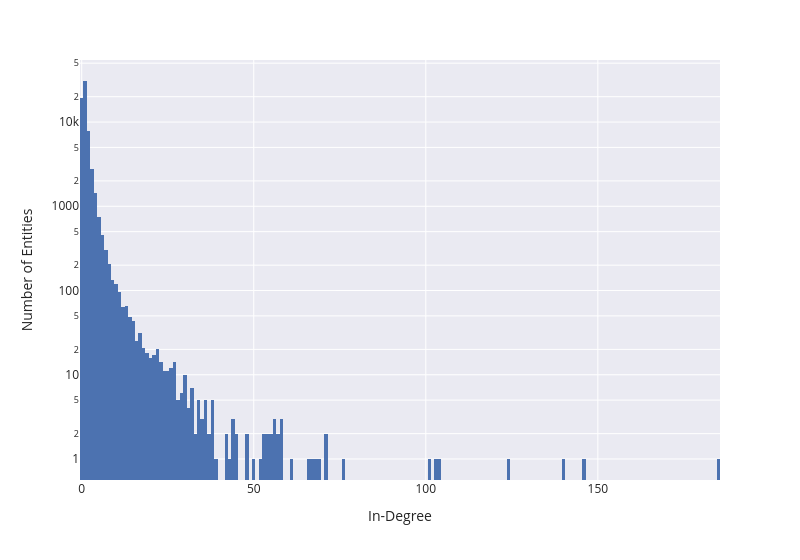

Here is the notebook cell this chart was saved with:
### Markdown cell above
- In-Degrees

### Code cell
fig = px.histogram(
    data_frame = node_level,
    x = "in-degree",
    width = 800,
    log_y=True
)

fig.update_layout(xaxis_title = "In-Degree", yaxis_title = "Number of Entities", font_size=17)

save_fig(fig, 'in_degree_distribution.pdf')
show(fig)

### Figure 1 — Plotly figure (JSON) as saved in the notebook; plotly's stock layout.template omitted (floating-point values rounded to 4 significant figures; data arrays with more than 128 entries replaced by an {"elided": "..."} marker saying what was removed)
{"data": [{"bingroup": "x", "hovertemplate": "in-degree=%{x}<br>count=%{y}<extra></extra>", "legendgroup": "", "marker": {"color": "rgb(76,114,176)", "pattern": {"shape": ""}}, "name": "", "orientation": "v", "showlegend": false, "type": "histogram", "x": {"elided": "64553 int values"}, "xaxis": "x", "yaxis": "y"}], "layout": {"barmode": "relative", "font": {"size": 12}, "legend": {"tracegroupgap": 0}, "margin": {"t": 60}, "width": 800, "xaxis": {"anchor": "y", "domain": [0, 1], "title": {"text": "In-Degree"}}, "yaxis": {"anchor": "x", "domain": [0, 1], "title": {"text": "Number of Entities"}, "type": "log"}}}
